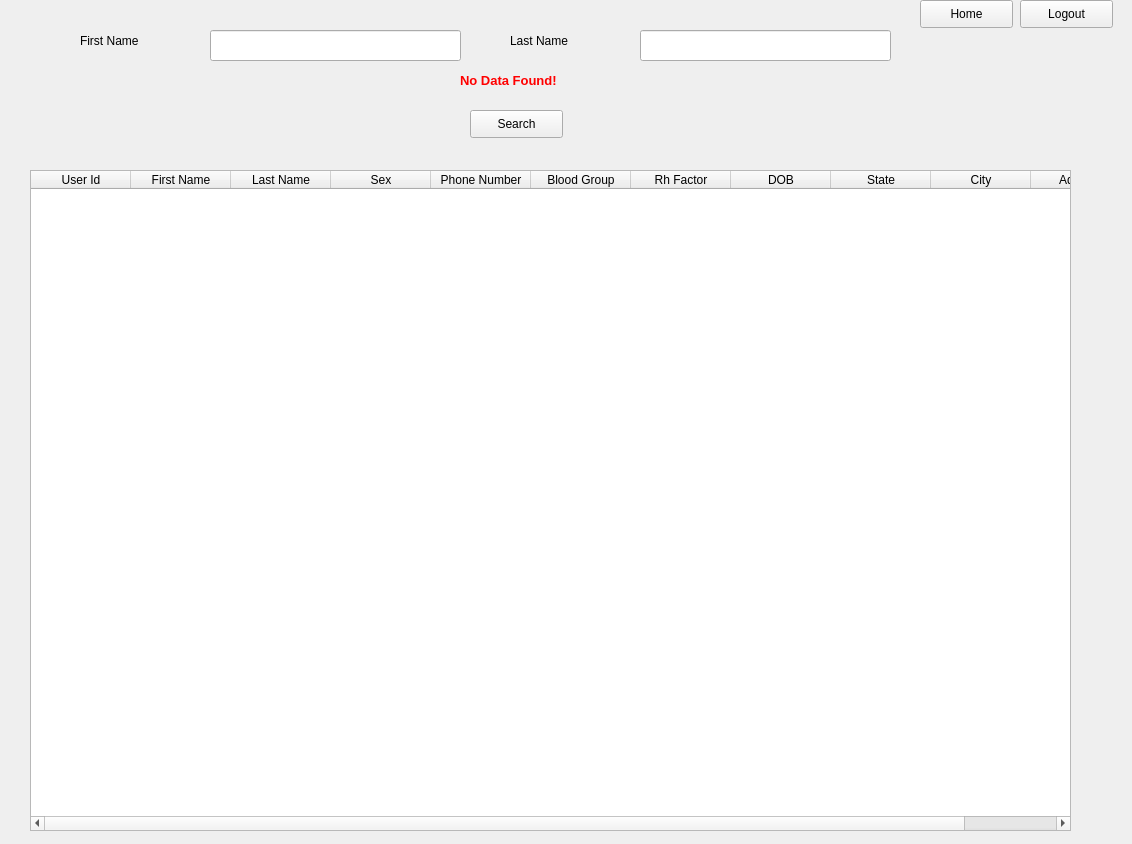
<?xml version="1.0" encoding="UTF-8"?>
<ui version="4.0">
 <class>Form</class>
 <widget class="QWidget" name="Form">
  <property name="geometry">
   <rect>
    <x>0</x>
    <y>0</y>
    <width>1132</width>
    <height>844</height>
   </rect>
  </property>
  <property name="windowTitle">
   <string>Form</string>
  </property>
  <widget class="QLineEdit" name="FNameLineEdit">
   <property name="geometry">
    <rect>
     <x>210</x>
     <y>30</y>
     <width>251</width>
     <height>31</height>
    </rect>
   </property>
  </widget>
  <widget class="QLabel" name="NameLabel">
   <property name="geometry">
    <rect>
     <x>80</x>
     <y>30</y>
     <width>101</width>
     <height>21</height>
    </rect>
   </property>
   <property name="styleSheet">
    <string notr="true">font: 12pt &quot;MS Shell Dlg 2&quot;;</string>
   </property>
   <property name="text">
    <string>First Name</string>
   </property>
  </widget>
  <widget class="QPushButton" name="SearchButton">
   <property name="geometry">
    <rect>
     <x>470</x>
     <y>110</y>
     <width>93</width>
     <height>28</height>
    </rect>
   </property>
   <property name="text">
    <string>Search</string>
   </property>
  </widget>
  <widget class="QPushButton" name="LogOutButton">
   <property name="geometry">
    <rect>
     <x>1020</x>
     <y>0</y>
     <width>93</width>
     <height>28</height>
    </rect>
   </property>
   <property name="text">
    <string>Logout</string>
   </property>
  </widget>
  <widget class="QLabel" name="NameLabel_2">
   <property name="geometry">
    <rect>
     <x>510</x>
     <y>30</y>
     <width>101</width>
     <height>21</height>
    </rect>
   </property>
   <property name="styleSheet">
    <string notr="true">font: 12pt &quot;MS Shell Dlg 2&quot;;</string>
   </property>
   <property name="text">
    <string>Last Name</string>
   </property>
  </widget>
  <widget class="QLineEdit" name="LNameLineEdit">
   <property name="geometry">
    <rect>
     <x>640</x>
     <y>30</y>
     <width>251</width>
     <height>31</height>
    </rect>
   </property>
  </widget>
  <widget class="QTableWidget" name="tableWidget">
   <property name="geometry">
    <rect>
     <x>30</x>
     <y>170</y>
     <width>1041</width>
     <height>661</height>
    </rect>
   </property>
   <column>
    <property name="text">
     <string>User Id</string>
    </property>
   </column>
   <column>
    <property name="text">
     <string>First Name</string>
    </property>
   </column>
   <column>
    <property name="text">
     <string>Last Name</string>
    </property>
   </column>
   <column>
    <property name="text">
     <string>Sex</string>
    </property>
   </column>
   <column>
    <property name="text">
     <string>Phone Number</string>
    </property>
   </column>
   <column>
    <property name="text">
     <string>Blood Group</string>
    </property>
   </column>
   <column>
    <property name="text">
     <string>Rh Factor</string>
    </property>
   </column>
   <column>
    <property name="text">
     <string>DOB</string>
    </property>
   </column>
   <column>
    <property name="text">
     <string>State</string>
    </property>
   </column>
   <column>
    <property name="text">
     <string>City</string>
    </property>
   </column>
   <column>
    <property name="text">
     <string>Address</string>
    </property>
   </column>
  </widget>
  <widget class="QPushButton" name="HomeButton">
   <property name="geometry">
    <rect>
     <x>920</x>
     <y>0</y>
     <width>93</width>
     <height>28</height>
    </rect>
   </property>
   <property name="text">
    <string>Home</string>
   </property>
  </widget>
  <widget class="QLabel" name="DataNFLabel">
   <property name="geometry">
    <rect>
     <x>460</x>
     <y>70</y>
     <width>161</width>
     <height>21</height>
    </rect>
   </property>
   <property name="font">
    <font>
     <pointsize>10</pointsize>
     <weight>75</weight>
     <bold>true</bold>
    </font>
   </property>
   <property name="styleSheet">
    <string notr="true">color:rgb(255, 0, 0)</string>
   </property>
   <property name="text">
    <string>No Data Found!</string>
   </property>
  </widget>
 </widget>
 <resources/>
 <connections/>
</ui>
